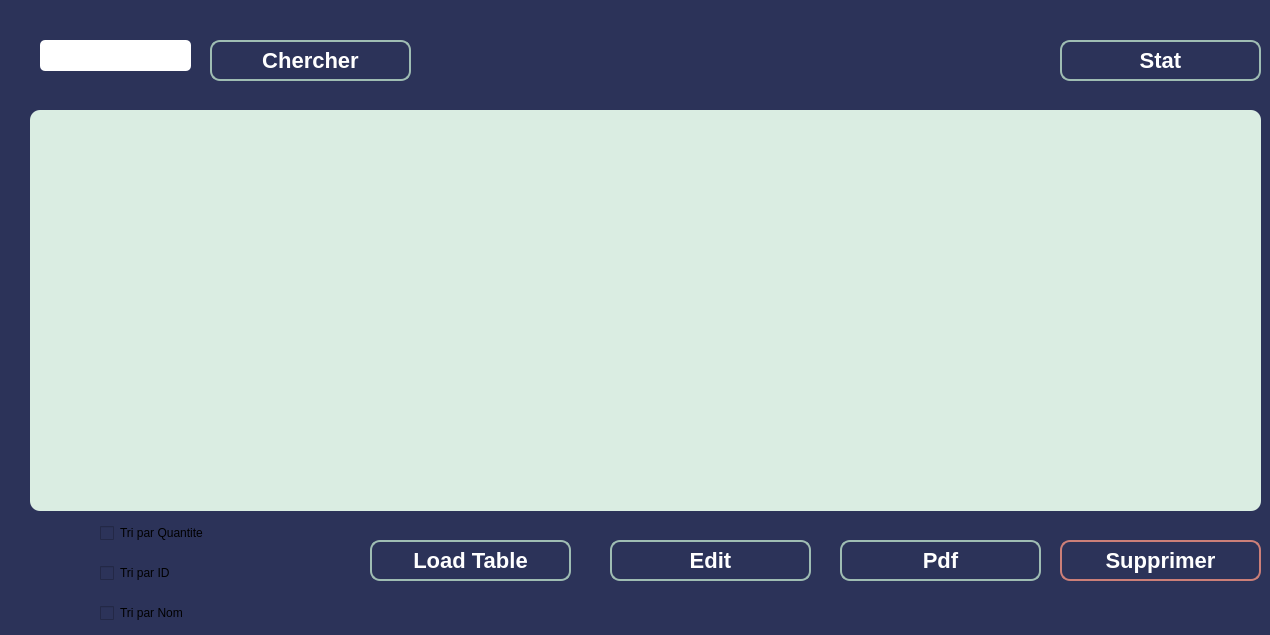
      <widget class="QWidget" name="tab_5">
       <property name="styleSheet">
        <string notr="true">background-color: rgb(44, 51, 89);
border-radius: 10px;
</string>
       </property>
       <attribute name="title">
        <string>Consulter</string>
       </attribute>
       <widget class="QLineEdit" name="lineEdit_rechercher_produit">
        <property name="geometry">
         <rect>
          <x>40</x>
          <y>40</y>
          <width>151</width>
          <height>31</height>
         </rect>
        </property>
        <property name="styleSheet">
         <string notr="true">QLineEdit{
    background-color: white;
    box-shadow: 2px 0.5px 5px 1px inset black;
    border-radius: 5px;
    width: 70%;
    padding-right: 10px;
    padding-left: 10px;
    text-align: left;
    color: #000;
    font-size:inherit;
    font-family: Arial, Helvetica, sans-serif;  
    font-weight:normal;
    font-variant:normal;
}
QLineEdit::hover{  color: black ;
background-color:orange;}
QLineEdit::focus{  color: black ;
background-color:white;}</string>
        </property>
       </widget>
       <widget class="QTableView" name="tableView_produit">
        <property name="geometry">
         <rect>
          <x>30</x>
          <y>110</y>
          <width>1231</width>
          <height>401</height>
         </rect>
        </property>
        <property name="styleSheet">
         <string notr="true">background-color: rgb(218, 237, 226);
</string>
        </property>
       </widget>
       <widget class="QPushButton" name="pushButton_rechercher_produit">
        <property name="geometry">
         <rect>
          <x>210</x>
          <y>40</y>
          <width>201</width>
          <height>41</height>
         </rect>
        </property>
        <property name="styleSheet">
         <string notr="true">/*-----QPushButton-----*/
QPushButton
{
	background-color: qlineargradient(spread:pad, x1:0, y1:0.511, x2:1, y2:0.511, stop:0 
#92bf91
,stop:0.995192 rgba(0,0,0,0));



	color: #ffffff;
	font-size: 22px;
	font-weight: bold;
	border: 2px solid #9fbdb3;
	border-radius:10px;
	padding: 5px;
	

}

QPushButton::hover
{
background-color: qlineargradient(spread:pad, x1:0, y1:0.511, x2:1, y2:0.511, stop:0 rgba(0, 180, 150, 220),stop:1 rgba(50, 220, 200, 220));

	color: #2C3359; 

}
QPushButton::pressed
{background-color: qlineargradient(stop:0 rgba(0, 207, 179, 255),stop:1 rgba(70, 255, 230, 255));

	color: #2C3359; 

}</string>
        </property>
        <property name="text">
         <string>Chercher</string>
        </property>
       </widget>
       <widget class="QPushButton" name="pb_supprimer_produit">
        <property name="geometry">
         <rect>
          <x>1060</x>
          <y>540</y>
          <width>201</width>
          <height>41</height>
         </rect>
        </property>
        <property name="styleSheet">
         <string notr="true">/*-----QPushButton-----*/
QPushButton
{
	background-color: qlineargradient(spread:pad, x1:0, y1:0.511, x2:1, y2:0.511, stop:0 
#f29c94
,stop:0.995192 rgba(0,0,0,0));



	color: #ffffff;
	font-size: 22px;
	font-weight: bold;
	border: 2px solid #cc7f78;
	border-radius:10px;
	padding: 5px;
	

}

QPushButton::hover
{
background-color: #c29c99;

	color: #2C3359; 

}
QPushButton::pressed
{background-color: qlineargradient(stop:0 rgba(0, 207, 179, 255),stop:1 rgba(70, 255, 230, 255));

	color: #2C3359; 

}</string>
        </property>
        <property name="text">
         <string>Supprimer</string>
        </property>
       </widget>
       <widget class="QPushButton" name="pushButton_stat_produit">
        <property name="geometry">
         <rect>
          <x>1060</x>
          <y>40</y>
          <width>201</width>
          <height>41</height>
         </rect>
        </property>
        <property name="styleSheet">
         <string notr="true">/*-----QPushButton-----*/
QPushButton
{
	background-color: qlineargradient(spread:pad, x1:0, y1:0.511, x2:1, y2:0.511, stop:0 
#92bf91
,stop:0.995192 rgba(0,0,0,0));



	color: #ffffff;
	font-size: 22px;
	font-weight: bold;
	border: 2px solid #9fbdb3;
	border-radius:10px;
	padding: 5px;
	

}

QPushButton::hover
{
background-color: qlineargradient(spread:pad, x1:0, y1:0.511, x2:1, y2:0.511, stop:0 rgba(0, 180, 150, 220),stop:1 rgba(50, 220, 200, 220));

	color: #2C3359; 

}
QPushButton::pressed
{background-color: qlineargradient(stop:0 rgba(0, 207, 179, 255),stop:1 rgba(70, 255, 230, 255));

	color: #2C3359; 

}</string>
        </property>
        <property name="text">
         <string>Stat</string>
        </property>
       </widget>
       <widget class="QPushButton" name="pushButton_pdf_produit">
        <property name="geometry">
         <rect>
          <x>840</x>
          <y>540</y>
          <width>201</width>
          <height>41</height>
         </rect>
        </property>
        <property name="styleSheet">
         <string notr="true">/*-----QPushButton-----*/
QPushButton
{
	background-color: qlineargradient(spread:pad, x1:0, y1:0.511, x2:1, y2:0.511, stop:0 
#92bf91
,stop:0.995192 rgba(0,0,0,0));



	color: #ffffff;
	font-size: 22px;
	font-weight: bold;
	border: 2px solid #9fbdb3;
	border-radius:10px;
	padding: 5px;
	

}

QPushButton::hover
{
background-color: qlineargradient(spread:pad, x1:0, y1:0.511, x2:1, y2:0.511, stop:0 rgba(0, 180, 150, 220),stop:1 rgba(50, 220, 200, 220));

	color: #2C3359; 

}
QPushButton::pressed
{background-color: qlineargradient(stop:0 rgba(0, 207, 179, 255),stop:1 rgba(70, 255, 230, 255));

	color: #2C3359; 

}</string>
        </property>
        <property name="text">
         <string>Pdf</string>
        </property>
       </widget>
       <widget class="QPushButton" name="pushButton_edit_produit">
        <property name="geometry">
         <rect>
          <x>610</x>
          <y>540</y>
          <width>201</width>
          <height>41</height>
         </rect>
        </property>
        <property name="styleSheet">
         <string notr="true">/*-----QPushButton-----*/
QPushButton
{
	background-color: qlineargradient(spread:pad, x1:0, y1:0.511, x2:1, y2:0.511, stop:0 
#92bf91
,stop:0.995192 rgba(0,0,0,0));



	color: #ffffff;
	font-size: 22px;
	font-weight: bold;
	border: 2px solid #9fbdb3;
	border-radius:10px;
	padding: 5px;
	

}

QPushButton::hover
{
background-color: qlineargradient(spread:pad, x1:0, y1:0.511, x2:1, y2:0.511, stop:0 rgba(0, 180, 150, 220),stop:1 rgba(50, 220, 200, 220));

	color: #2C3359; 

}
QPushButton::pressed
{background-color: qlineargradient(stop:0 rgba(0, 207, 179, 255),stop:1 rgba(70, 255, 230, 255));

	color: #2C3359; 

}</string>
        </property>
        <property name="text">
         <string>Edit</string>
        </property>
       </widget>
       <widget class="QPushButton" name="pushButton_loadTable_produit">
        <property name="geometry">
         <rect>
          <x>370</x>
          <y>540</y>
          <width>201</width>
          <height>41</height>
         </rect>
        </property>
        <property name="styleSheet">
         <string notr="true">/*-----QPushButton-----*/
QPushButton
{
	background-color: qlineargradient(spread:pad, x1:0, y1:0.511, x2:1, y2:0.511, stop:0 
#92bf91
,stop:0.995192 rgba(0,0,0,0));



	color: #ffffff;
	font-size: 22px;
	font-weight: bold;
	border: 2px solid #9fbdb3;
	border-radius:10px;
	padding: 5px;
	

}

QPushButton::hover
{
background-color: qlineargradient(spread:pad, x1:0, y1:0.511, x2:1, y2:0.511, stop:0 rgba(0, 180, 150, 220),stop:1 rgba(50, 220, 200, 220));

	color: #2C3359; 

}
QPushButton::pressed
{background-color: qlineargradient(stop:0 rgba(0, 207, 179, 255),stop:1 rgba(70, 255, 230, 255));

	color: #2C3359; 

}</string>
        </property>
        <property name="text">
         <string>Load Table</string>
        </property>
       </widget>
       <widget class="QCheckBox" name="checkBox">
        <property name="geometry">
         <rect>
          <x>100</x>
          <y>520</y>
          <width>141</width>
          <height>26</height>
         </rect>
        </property>
        <property name="text">
         <string>Tri par Quantite</string>
        </property>
       </widget>
       <widget class="QCheckBox" name="checkBox_2">
        <property name="geometry">
         <rect>
          <x>100</x>
          <y>560</y>
          <width>93</width>
          <height>26</height>
         </rect>
        </property>
        <property name="text">
         <string>Tri par ID</string>
        </property>
       </widget>
       <widget class="QCheckBox" name="checkBox_3">
        <property name="geometry">
         <rect>
          <x>100</x>
          <y>600</y>
          <width>111</width>
          <height>26</height>
         </rect>
        </property>
        <property name="text">
         <string>Tri par Nom</string>
        </property>
       </widget>
      </widget>
